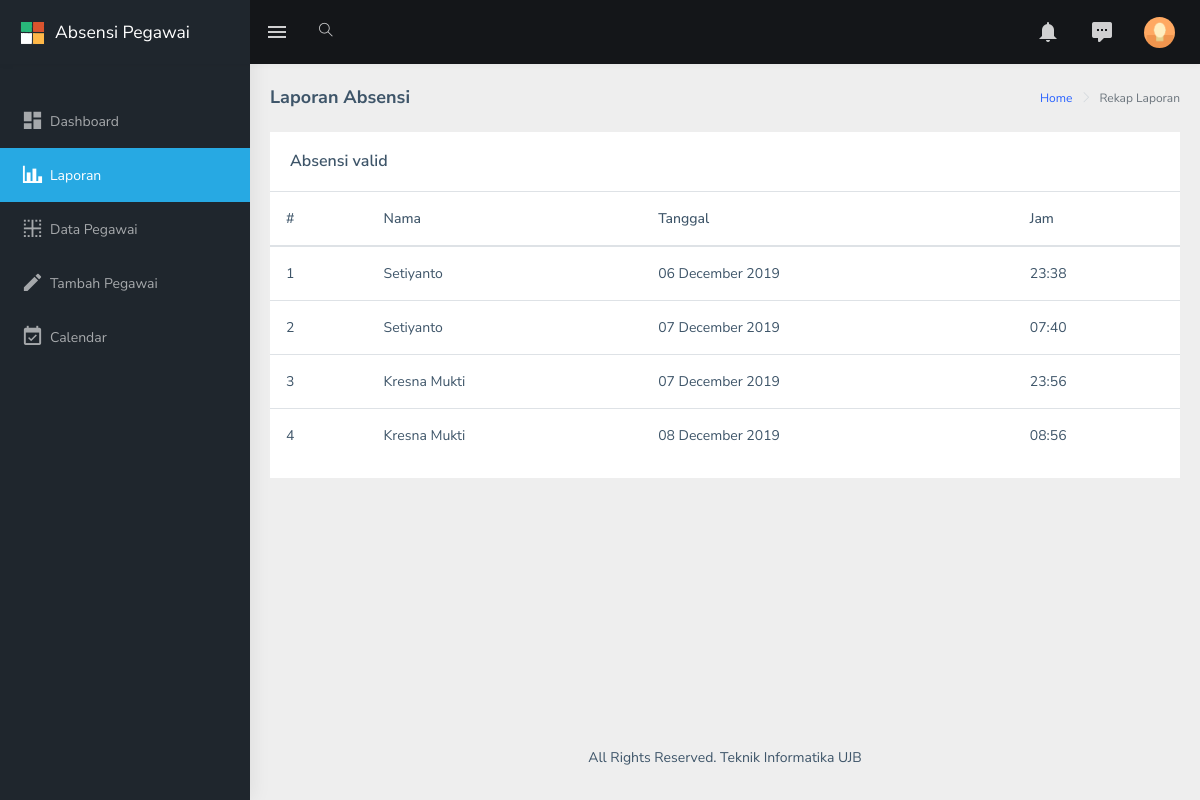
The app's page /index.php/laporan/rekaplaporan with its own data.
### tables this page shows
CREATE TABLE `t_absen` (
  `id_absen` int(11) NOT NULL,
  `id_pegawai` int(11) NOT NULL,
  `kode_otp` varchar(6) NOT NULL,
  `time` timestamp NOT NULL DEFAULT CURRENT_TIMESTAMP ON UPDATE CURRENT_TIMESTAMP,
  `valid` int(11) NOT NULL
);

CREATE TABLE `t_pegawai` (
  `id_pegawai` int(11) NOT NULL,
  `nama` varchar(50) NOT NULL,
  `no_hp` varchar(20) NOT NULL,
  `jabatan` text NOT NULL
);

### application/controllers/Laporan.php (called while the page is built, shortened)
<?php
class Laporan extends CI_Controller {
	function __construct(){
        $this->load->helper('url');
        $this->load->helper('tgl_indo');
		$this->load->model('m_laporan');
}
	public function rekaplaporan()
	{
		$data['rekap'] = $this->m_laporan->rekap()->result();
		$this->load->view('rekaplaporan',$data);
	}
}

### index.php (called while the page is built, shortened)
<?php
require_once BASEPATH.'core/CodeIgniter.php';

### application/models/M_laporan.php (called while the page is built, shortened)
<?php
class M_laporan extends CI_Model{
    function rekap(){
        $query=$this->db->query("SELECT t_pegawai.*, t_absen.* FROM t_pegawai, t_absen WHERE t_pegawai.id_pegawai = t_absen.id_pegawai AND t_absen.valid = '1'");
        return $query;
    }
}

### application/views/rekaplaporan.php (the view)
<?php $this->load->view('header.php');?>
<?php $this->load->view('sidebar.php');?>
            <div class="page-wrapper">
                <div class="page-breadcrumb">
                    <div class="row">
                        <div class="col-12 d-flex no-block align-items-center">
                            <h4 class="page-title"> Laporan Absensi </h4>
                            <div class="ml-auto text-right">
                                <nav aria-label="breadcrumb">
                                    <ol class="breadcrumb">
                                        <li class="breadcrumb-item"><a href="<?= base_url('dashboard');?>">Home</a></li>
                                        <li class="breadcrumb-item active" aria-current="page">Rekap Laporan</li>
                                    </ol>
                                </nav>
                            </div>
                        </div>
                    </div>
                </div>
                <div class="container-fluid">
                    <div class="row">
                        <div class="col">
                            <div class="card">
                                <div class="card-body">
                                    <h5 class="card-title m-b-0">Absensi valid </h5>
                                </div>
                                <table class="table table-responsive-lg table-hover">
                                    <thead>
                                        <tr>
                                            <th scope="col">#</th>
                                            <th scope="col">Nama</th>
                                            <th scope="col">Tanggal</th>
                                            <th scope="col">Jam</th>
                                        </tr>
                                    </thead>
                                    <tbody>
                                    <?php
                                        $no = 1;
                                        foreach($rekap as $p){
                                    ?>
                                        <tr>
                                            <td><?= $no++; ?></td>
                                            <td><?= $p->nama ?></td>
                                            <td>
                                            <?
                                            $data = $p->time;
                                            $tanggal = date("d F Y", strtotime($data));
                                            echo $tanggal;
                                            ?>
                                            </td>
                                            <td>
                                            <?
                                            $data = $p->time;
                                            $jam = date("H:i", strtotime($data));
                                                echo $jam;
                                            ?>
                                            </td>
                                        </tr>
                                        <?php } ?>
                                    </tbody>
                                </table>
                            </div>
                        </div>
                      </div>
                </div>
                <?php $this->load->view('footer.php');?>

### application/views/header.php (shortened to what this page needs)
<!DOCTYPE html>
<html dir="ltr" lang="en">
<head>
    <link href="<?= base_url('assets/libs/flot/css/float-chart.css')?>" rel="stylesheet">
    <link href="<?= base_url('dist/css/style.min.css')?>" rel="stylesheet">
    <link rel="stylesheet" type="text/css" href="<?= base_url('assets/extra-libs/multicheck/multicheck.css')?>">
    <link href="<?= base_url('assets/libs/datatables.net-bs4/css/dataTables.bootstrap4.css')?>" rel="stylesheet">
    <link href="<?= base_url('assets/libs/fullcalendar/dist/fullcalendar.min.css')?>" rel="stylesheet" />
    <link href="<?= base_url('assets/extra-libs/calendar/calendar.css')?>" rel="stylesheet" />
</head>
<body>
    <div id="main-wrapper">
        <header class="topbar" data-navbarbg="skin5">
            <nav class="navbar top-navbar navbar-expand-md navbar-dark">
                <div class="navbar-header" data-logobg="skin5">
                    <a class="navbar-brand" href="javascript:void(0)">
                        <b class="logo-icon p-l-10">
                        <img src="<?= base_url('assets/images/logo-icon.png')?>" alt="homepage" class="light-logo" />
                    </b>
                        <span class="logo-text">
                        Absensi Pegawai
                    </span>
                    </a>
                </div>
                <div class="navbar-collapse collapse" id="navbarSupportedContent" data-navbarbg="skin5">
                    <ul class="navbar-nav float-left mr-auto">
                        <li class="nav-item d-none d-md-block"><a class="nav-link sidebartoggler waves-effect waves-light" href="javascript:void(0)" data-sidebartype="mini-sidebar"><i class="mdi mdi-menu font-24"></i></a></li>
                        <li class="nav-item search-box"> <a class="nav-link waves-effect waves-dark" href="javascript:void(0)"><i class="ti-search"></i></a>
                        </li>
                    </ul>
                    <ul class="navbar-nav float-right">
                        <li class="nav-item dropdown">
                            <a class="nav-link dropdown-toggle waves-effect waves-dark" href="" data-toggle="dropdown" aria-haspopup="true" aria-expanded="false"> <i class="mdi mdi-bell font-24"></i>
                            </a>
                        </li>
                        <li class="nav-item dropdown">
                            <a class="nav-link dropdown-toggle waves-effect waves-dark" href="" id="2" data-toggle="dropdown" aria-haspopup="true" aria-expanded="false"> <i class="font-24 mdi mdi-comment-processing"></i>
                            </a>
                        </li>
                        <li class="nav-item dropdown">
                            <a class="nav-link dropdown-toggle text-muted waves-effect waves-dark pro-pic" href="" data-toggle="dropdown" aria-haspopup="true" aria-expanded="false"><img src="<?= base_url('assets/images/users/1.jpg')?>" alt="user" class="rounded-circle" width="31"></a>
                        </li>
                    </ul>
                </div>
            </nav>
        </header>

### application/views/sidebar.php
<aside class="left-sidebar" data-sidebarbg="skin5">
    <div class="scroll-sidebar">
        <nav class="sidebar-nav">
            <ul id="sidebarnav" class="p-t-30">
                <li class="sidebar-item"> <a class="sidebar-link waves-effect waves-dark sidebar-link" href="<?php if($this->uri->segment(1)=="dashboard"){echo "";}else {echo base_url()."dashboard";}?>" aria-expanded="false"><i class="mdi mdi-view-dashboard"></i><span class="hide-menu">Dashboard</span></a></li>
                <li class="sidebar-item"> <a class="sidebar-link waves-effect waves-dark sidebar-link" href="<?php if($this->uri->segment(1)=="laporan"){echo "";}else {echo base_url()."laporan";}?>" aria-expanded="false"><i class="mdi mdi-chart-bar"></i><span class="hide-menu">Laporan</span></a></li>
                <li class="sidebar-item"> <a class="sidebar-link waves-effect waves-dark sidebar-link" href="<?php if($this->uri->segment(1)=="data"){echo "";}else {echo base_url('data');}?>" aria-expanded="false"><i class="mdi mdi-border-inside"></i><span class="hide-menu">Data Pegawai</span></a></li>
                <li class="sidebar-item"> <a class="sidebar-link waves-effect waves-dark sidebar-link" href="<?php if($this->uri->segment(1)=="tambah"){echo "";}else {echo base_url()."tambah";}?>" aria-expanded="false"><i class="mdi mdi-pencil"></i><span class="hide-menu">Tambah Pegawai</span></a></li>
                <li class="sidebar-item"> <a class="sidebar-link waves-effect waves-dark sidebar-link" href="<?php if($this->uri->segment(1)=="calendar"){echo "";}else {echo base_url()."calendar";}?>" aria-expanded="false"><i class="mdi mdi-calendar-check"></i><span class="hide-menu">Calendar </span></a></li>
            </ul>
        </nav>
    </div>
</aside>

### application/views/footer.php (shortened to what this page needs)
                <footer class="footer text-center">
                    All Rights Reserved. Teknik Informatika UJB
                </footer>
            </div>
        </div>
    </body>
</html>

### application/views/header.php (style rules this page uses)
html, body { background-color:#EEEEEE; }

### records on screen
t_absen: id_pegawai.nama "Setiyanto", time "06 December 2019", time "23:38"
t_absen: id_pegawai.nama "Setiyanto", time "07 December 2019", time "07:40"
t_absen: id_pegawai.nama "Kresna Mukti", time "07 December 2019", time "23:56"
t_absen: id_pegawai.nama "Kresna Mukti", time "08 December 2019", time "08:56"
